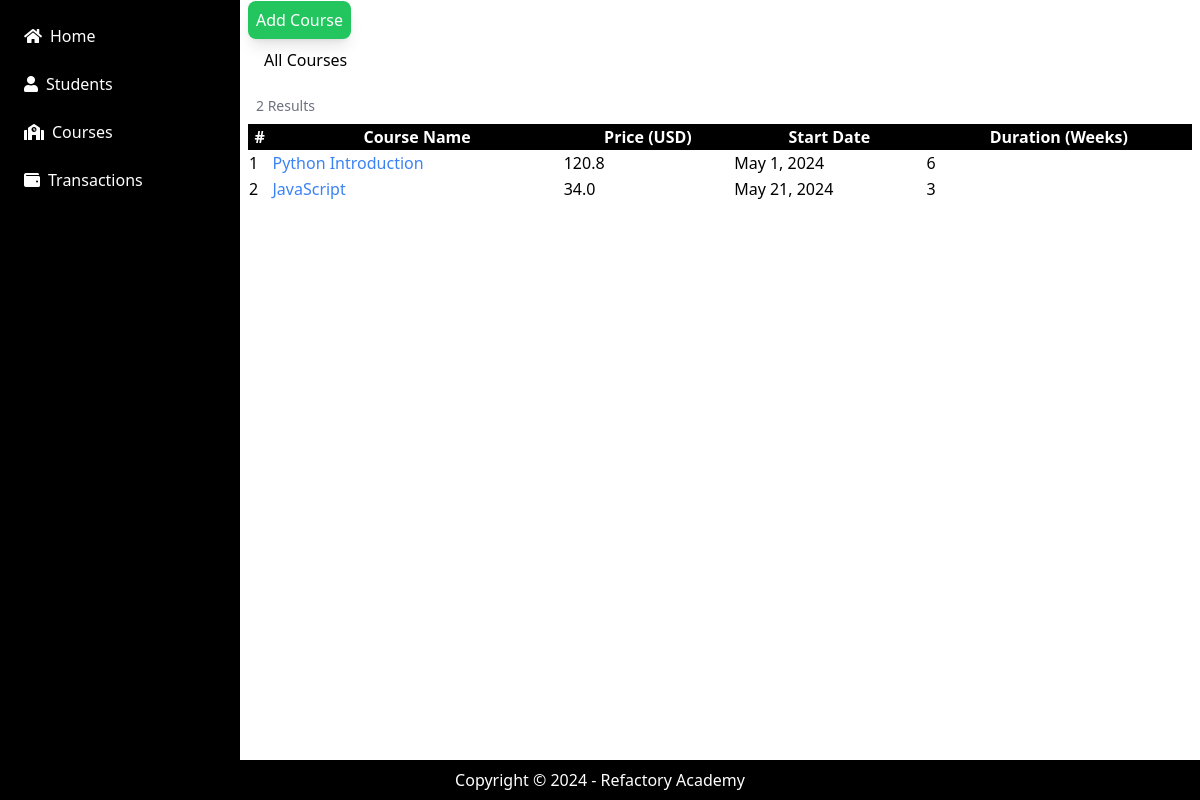
The app's page /courses/, older data.
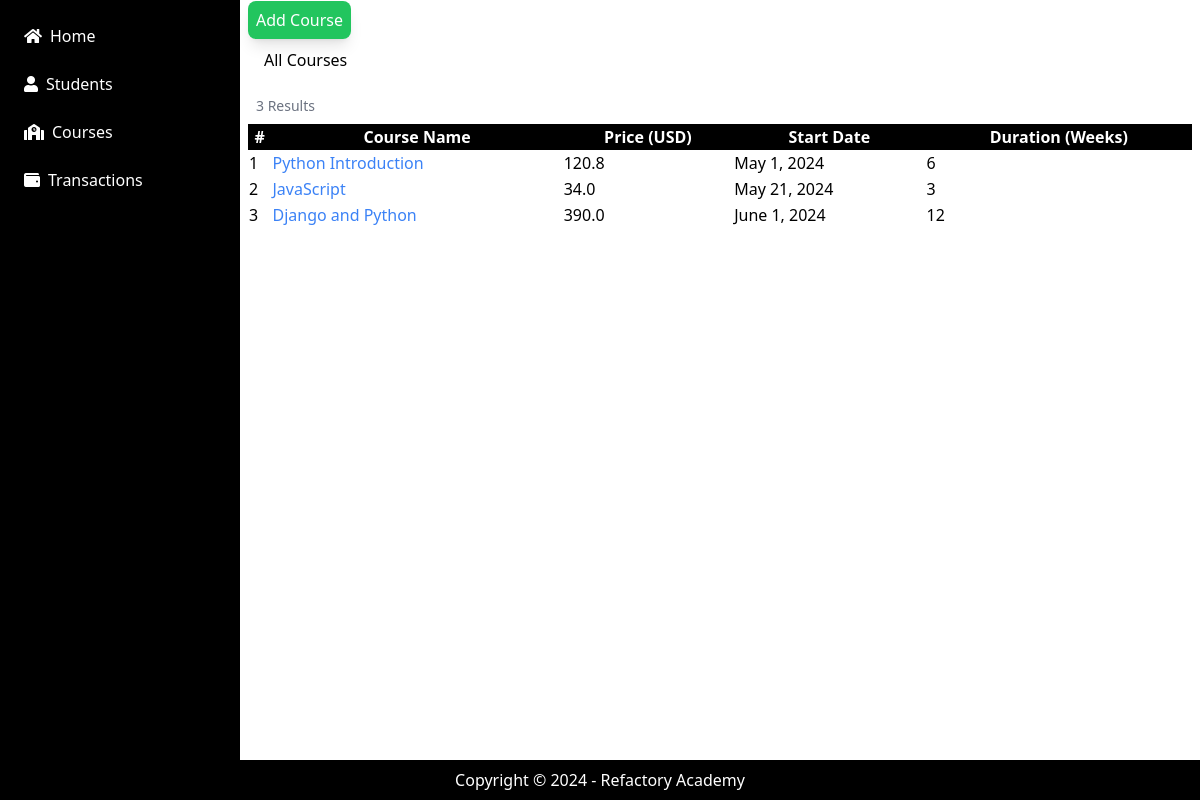
The same page, newer data.
### application/models.py (models this page shows)
class Course(models.Model):
    course_name = models.CharField(max_length=255)
    course_desc = models.TextField()
    course_duration = models.IntegerField()
    course_price = models.FloatField()
    start_date = models.DateField()

### application/views.py (the view)
# urls.py: path('courses/', courseList, name="courses"),
def courseList(request):
    all_course_list = Course.objects.all()
    result_count = len(all_course_list)
    context = {
        "all_course_list": all_course_list,
        "result_count": result_count,
    }
    template = loader.get_template("list_courses.html")
    return HttpResponse(template.render(context))

### application/templates/list_courses.html
{% extends 'base.html' %}
{% block content %}
<a href="/course/add" class="p-2 bg-green-500 text-white rounded-lg shadow-lg"> Add Course </a>
<h1 class="p-4"> All Courses </h1>
<p class="text-sm text-gray-500 p-2"> {{ result_count }} Results </p>
<table class="w-full">
    <thead class="bg-black text-white">
        <tr>
            <th> # </th>
            <th> Course Name </th>
            <th> Price (USD) </th>
            <th> Start Date </th>
            <th> Duration (Weeks) </th>
        </tr>
    </thead>
    <tbody>
        {% for course in all_course_list %}
            <tr>
                <td> {{ course.id }} </td>
                <td> <a href="/course/view/{{ course.id }}" class="text-blue-500"> {{ course.course_name }} </a> </td>
                <td> {{ course.course_price }} </td>
                <td> {{ course.start_date }} </td>
                <td> {{ course.course_duration }} </td>
            </tr>
        {% endfor %}
    </tbody>
</table>
{% endblock %}

Row changes from the older to the newer data that the page shows:
added Course: id "3", course_name "Django and Python", course_price "390.0", start_date "June 1, 2024", course_duration "12"
Text that changed along with them:
{{ result_count }}: "2" → "3"
